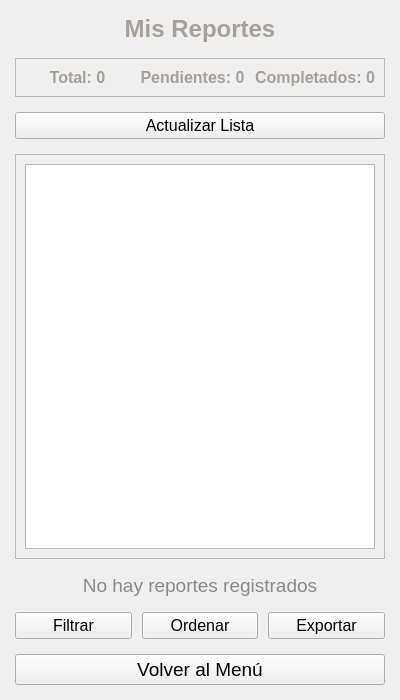
<?xml version="1.0" encoding="UTF-8"?>
<ui version="4.0">
 <class>ReportesScreen</class>
 <widget class="QWidget" name="ReportesScreen">
  <property name="geometry">
   <rect>
    <x>0</x>
    <y>0</y>
    <width>400</width>
    <height>700</height>
   </rect>
  </property>
  <property name="windowTitle">
   <string>Mis Reportes</string>
  </property>
  <layout class="QVBoxLayout" name="verticalLayout">
   <property name="spacing">
    <number>15</number>
   </property>
   <property name="leftMargin">
    <number>15</number>
   </property>
   <property name="topMargin">
    <number>15</number>
   </property>
   <property name="rightMargin">
    <number>15</number>
   </property>
   <property name="bottomMargin">
    <number>15</number>
   </property>
   <item>
    <widget class="QLabel" name="titleLabel">
     <property name="font">
      <font>
       <pointsize>18</pointsize>
       <bold>true</bold>
      </font>
     </property>
     <property name="styleSheet">
      <string notr="true">color: #A6A09B;</string>
     </property>
     <property name="text">
      <string>Mis Reportes</string>
     </property>
     <property name="alignment">
      <set>Qt::AlignCenter</set>
     </property>
    </widget>
   </item>
   <item>
    <widget class="QFrame" name="statsFrame">
     <property name="frameShape">
      <enum>QFrame::StyledPanel</enum>
     </property>
     <property name="frameShadow">
      <enum>QFrame::Raised</enum>
     </property>
     <layout class="QHBoxLayout" name="horizontalLayout">
      <property name="spacing">
       <number>10</number>
      </property>
      <item>
       <widget class="QLabel" name="totalLabel">
        <property name="font">
         <font>
          <pointsize>12</pointsize>
          <bold>true</bold>
         </font>
        </property>
        <property name="styleSheet">
         <string notr="true">color: #A6A09B;</string>
        </property>
        <property name="text">
         <string>Total: 0</string>
        </property>
        <property name="alignment">
         <set>Qt::AlignCenter</set>
        </property>
       </widget>
      </item>
      <item>
       <widget class="QLabel" name="pendientesLabel">
        <property name="font">
         <font>
          <pointsize>12</pointsize>
          <bold>true</bold>
         </font>
        </property>
        <property name="styleSheet">
         <string notr="true">color: #A6A09B;</string>
        </property>
        <property name="text">
         <string>Pendientes: 0</string>
        </property>
        <property name="alignment">
         <set>Qt::AlignCenter</set>
        </property>
       </widget>
      </item>
      <item>
       <widget class="QLabel" name="completadosLabel">
        <property name="font">
         <font>
          <pointsize>12</pointsize>
          <bold>true</bold>
         </font>
        </property>
        <property name="styleSheet">
         <string notr="true">color: #A6A09B;</string>
        </property>
        <property name="text">
         <string>Completados: 0</string>
        </property>
        <property name="alignment">
         <set>Qt::AlignCenter</set>
        </property>
       </widget>
      </item>
     </layout>
    </widget>
   </item>
   <item>
    <widget class="QPushButton" name="refreshButton">
     <property name="font">
      <font>
       <pointsize>12</pointsize>
      </font>
     </property>
     <property name="text">
      <string>Actualizar Lista</string>
     </property>
    </widget>
   </item>
   <item>
    <widget class="QScrollArea" name="scrollArea">
     <property name="widgetResizable">
      <bool>true</bool>
     </property>
     <widget class="QWidget" name="scrollAreaWidgetContents">
      <property name="geometry">
       <rect>
        <x>0</x>
        <y>0</y>
        <width>368</width>
        <height>385</height>
       </rect>
      </property>
      <layout class="QVBoxLayout" name="verticalLayout_2">
       <property name="spacing">
        <number>10</number>
       </property>
       <item>
        <widget class="QListWidget" name="listaReportes">
         <property name="font">
          <font>
           <pointsize>12</pointsize>
          </font>
         </property>
         <property name="styleSheet">
          <string notr="true">color: #A6A09B;</string>
         </property>
        </widget>
       </item>
      </layout>
     </widget>
    </widget>
   </item>
   <item>
    <widget class="QLabel" name="emptyLabel">
     <property name="font">
      <font>
       <pointsize>14</pointsize>
      </font>
     </property>
     <property name="styleSheet">
      <string notr="true">color: #888888;</string>
     </property>
     <property name="text">
      <string>No hay reportes registrados</string>
     </property>
     <property name="alignment">
      <set>Qt::AlignCenter</set>
     </property>
    </widget>
   </item>
   <item>
    <layout class="QHBoxLayout" name="horizontalLayout_2">
     <property name="spacing">
      <number>10</number>
     </property>
     <item>
      <widget class="QPushButton" name="filterButton">
       <property name="font">
        <font>
         <pointsize>12</pointsize>
        </font>
       </property>
       <property name="text">
        <string>Filtrar</string>
       </property>
      </widget>
     </item>
     <item>
      <widget class="QPushButton" name="sortButton">
       <property name="font">
        <font>
         <pointsize>12</pointsize>
        </font>
       </property>
       <property name="text">
        <string>Ordenar</string>
       </property>
      </widget>
     </item>
     <item>
      <widget class="QPushButton" name="exportButton">
       <property name="font">
        <font>
         <pointsize>12</pointsize>
        </font>
       </property>
       <property name="text">
        <string>Exportar</string>
       </property>
      </widget>
     </item>
    </layout>
   </item>
   <item>
    <widget class="QPushButton" name="regresar">
     <property name="font">
      <font>
       <pointsize>14</pointsize>
      </font>
     </property>
     <property name="text">
      <string>Volver al Menú</string>
     </property>
    </widget>
   </item>
  </layout>
 </widget>
 <resources/>
 <connections/>
</ui>
